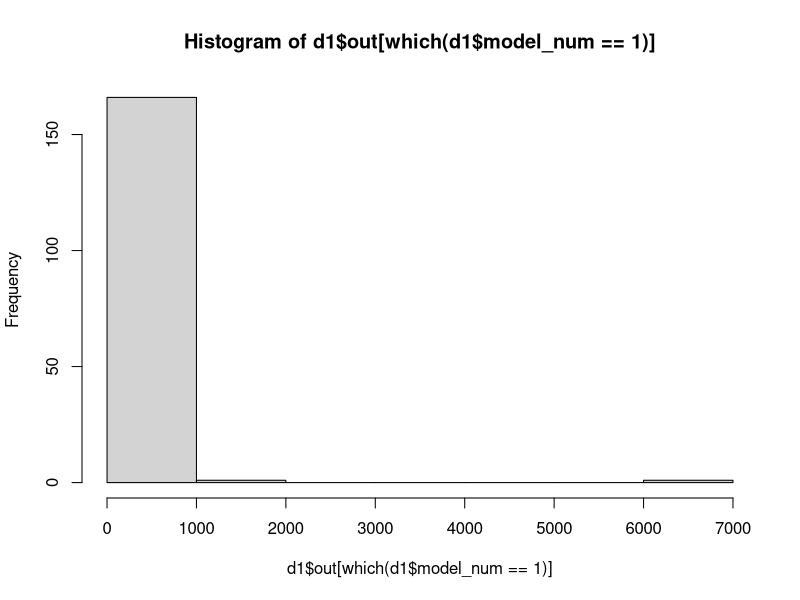
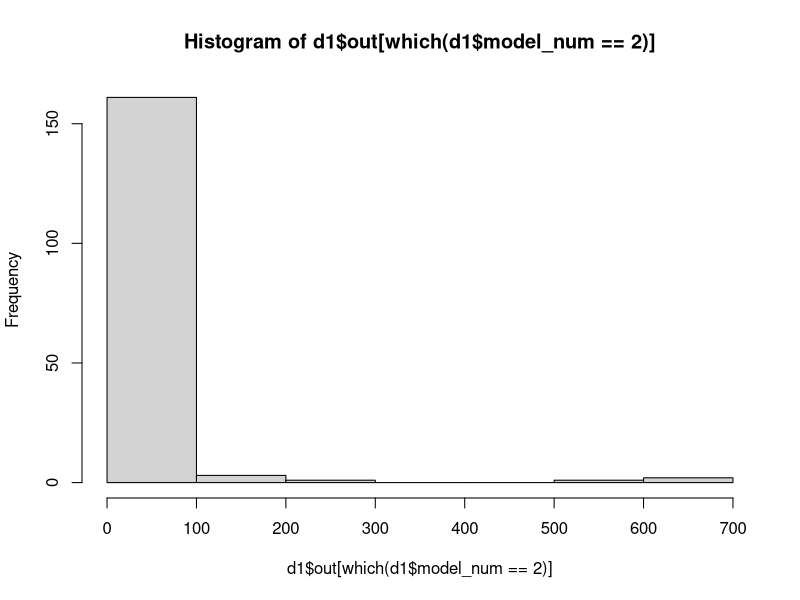
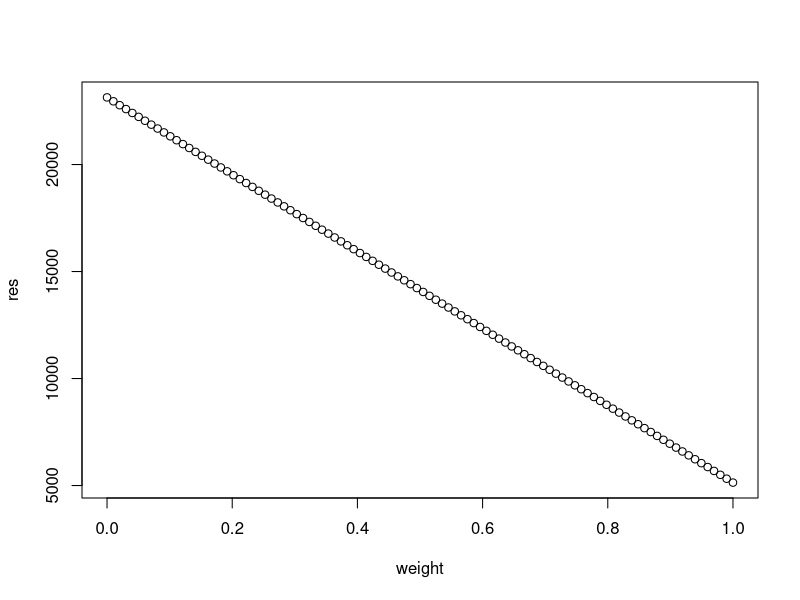

Here is the R script that generated these plots, in order:
## ---- chunk 1
library(knitr)
library(Hmisc)

opts_chunk$set(collapse = TRUE)

opts_chunk$set(fig.path='figs/', fig.keep='high', 
               dev=c('png'), fig.width=10, fig.height=6, cache=FALSE,
               tidy=FALSE, warning=FALSE, fig.show="asis"
 	       )

## ---- chunk 2

d <- read.csv(file='model_predictions_error.csv',stringsAsFactors = FALSE)

d$period <- substr(x = d$model, start = 27,stop = 36)
d$model <- substr(x = d$model, start = 1,stop = 25)

# add model number
models <- unique(d$model)
model_num <- rep(NA,nrow(d))
for (i in 1:nrow(d)){
  model_num[i] <- which(models %in% d$model[i])
}
d$model_num <- model_num

#serial
f <- which(d$si %in% 'si_1')
d1 <- d[f,]

f <- which(d$si %in% 'si_2')
d2 <- d[f,]

## ---- chunk 3

aggregate(x = d$out, by = list(d$model),sum)

hist(d1$out[which(d1$model_num ==1)])
hist(d1$out[which(d1$model_num ==2)])


## ---- chunk 4
weight <- seq(0,1,length.out = 100)
res <- rep(NA,length(weight))
for (i in 1:length(weight)){
  weights <- c(weight[i], 1-weight[i])
  w <- weights[d1$model_num]
  res[i] <- sum(d$out*w)
}
plot(weight,res)
